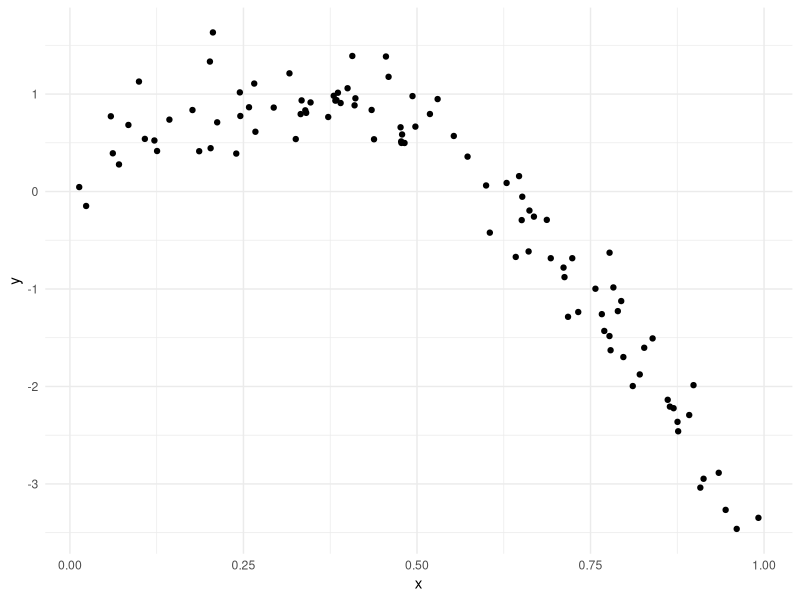
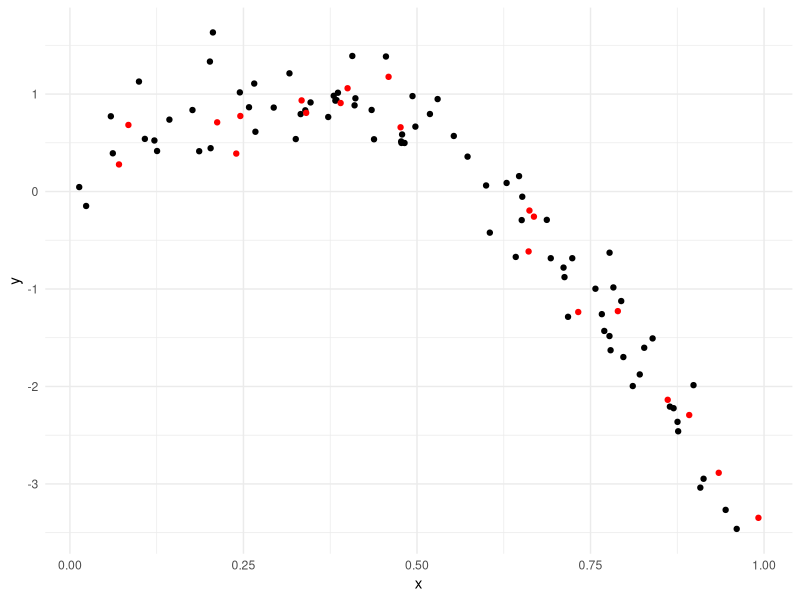
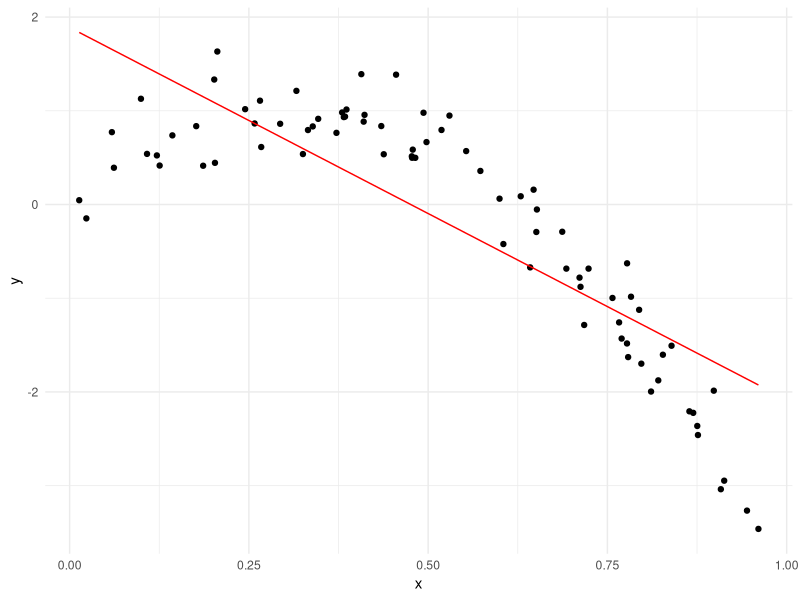
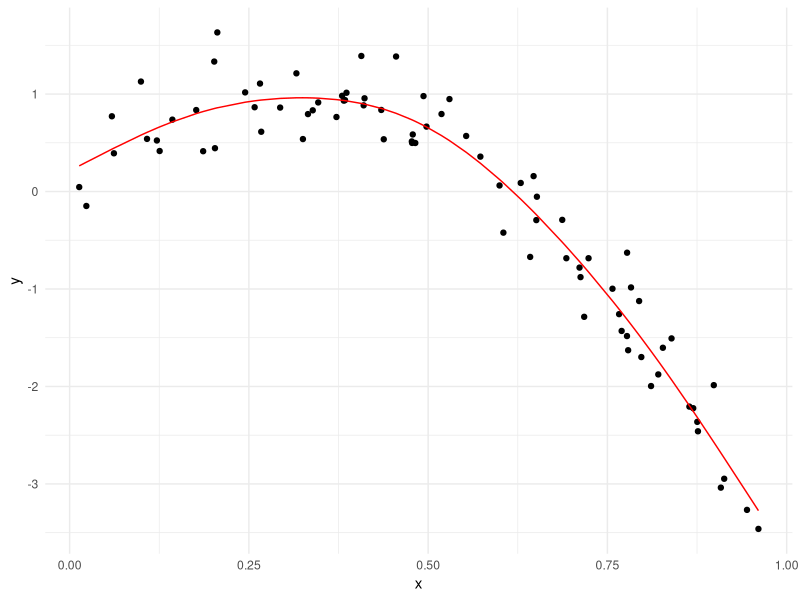
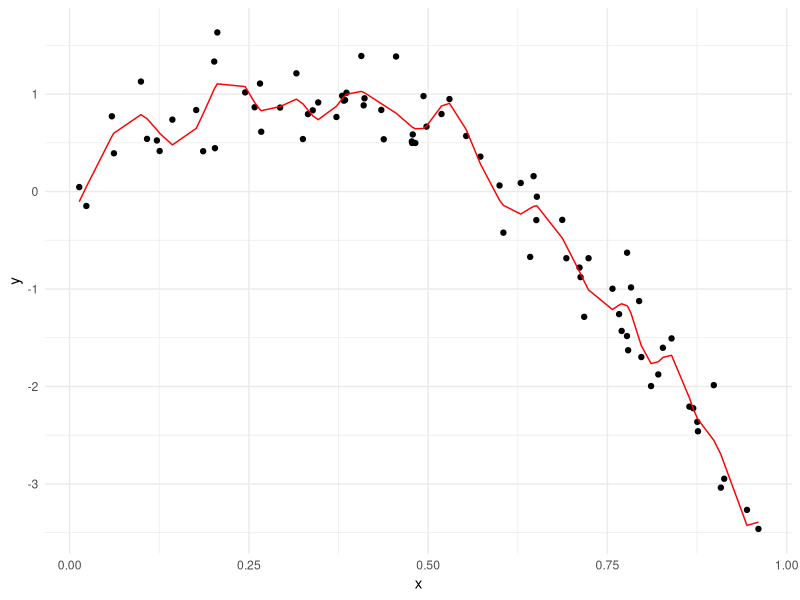
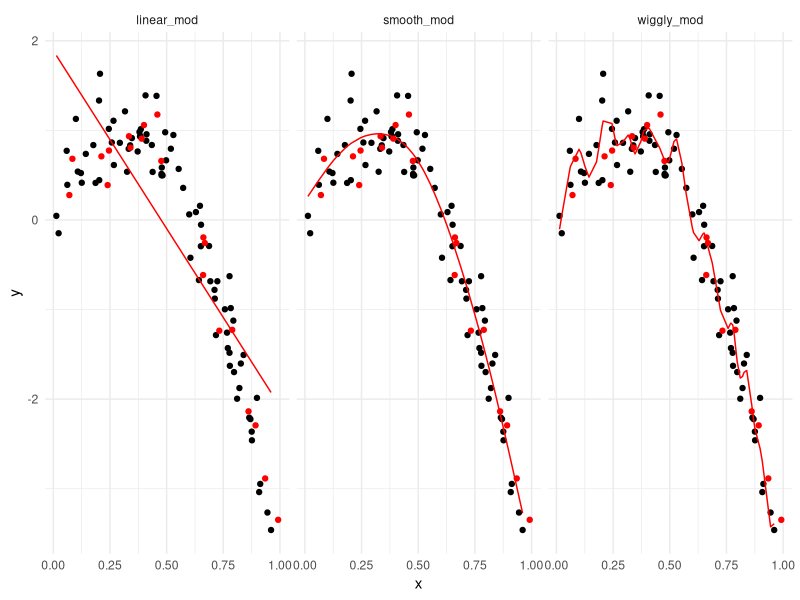

The R script that drew these images, in order:
## ---- chunk 1
library(tidyverse)
library(modelr)
library(mgcv)

knitr::opts_chunk$set(
	echo = TRUE,
	warning = FALSE,
	message = FALSE, 
  dpi = 300,
  out.width = "90%"
)
theme_set(theme_minimal() + theme(legend.position = "bottom"))
options(
  ggplot2.continuous.colour = "viridis",
  ggplot2.continuous.fill = "viridis"
)
scale_colour_discrete = scale_colour_viridis_d
scale_fill_discrete = scale_fill_viridis_d
## ---- chunk 2
set.seed(1)
## ---- chunk 3
# generate data
nonlin_df = 
  tibble(
    id = 1:100,
    x = runif(100, 0, 1),
    y = 1 - 10 * (x - .3) ^ 2 + rnorm(100, 0, .3)
  )

nonlin_df %>% 
  ggplot(aes(x = x, y = y)) + 
  geom_point()
## ---- chunk 4
# split data
train_df = sample_n(nonlin_df, 80)
train_df

test_df = anti_join(nonlin_df, train_df, by = "id")
test_df
## ---- chunk 5
train_df %>% 
  ggplot(aes(x = x, y = y)) + 
  geom_point() + 
  geom_point(data = test_df, color = "red")
## ---- chunk 6
linear_mod = lm(y ~ x, data = train_df)
smooth_mod = mgcv::gam(y ~ s(x), data = train_df)
wiggly_mod = mgcv::gam(y ~ s(x, k = 30), sp = 10e-6, data = train_df)
## ---- chunk 7
train_df %>% 
  add_predictions(linear_mod) %>% 
  ggplot(aes(x = x, y = y)) + 
  geom_point() + 
  geom_line(aes(y = pred), color = "red")

train_df %>% 
  add_predictions(smooth_mod) %>% 
  ggplot(aes(x = x, y = y)) + 
  geom_point() + 
  geom_line(aes(y = pred), color = "red")

train_df %>% 
  add_predictions(wiggly_mod) %>% 
  ggplot(aes(x = x, y = y)) + 
  geom_point() + 
  geom_line(aes(y = pred), color = "red")

train_df %>% 
  gather_predictions(linear_mod, smooth_mod, wiggly_mod) %>% 
  mutate(model = fct_inorder(model)) %>% 
  ggplot(aes(x = x, y = y)) + 
  geom_point() + 
  geom_point(data = test_df, color = "red") +
  geom_line(aes(y = pred), color = "red") + 
  facet_wrap(~model)
## ---- chunk 8
# make predictions
test_df %>% add_predictions(linear_mod)

# calculate and compare RMSE (lower is better)
rmse(linear_mod, test_df)
rmse(smooth_mod, test_df)
rmse(wiggly_mod, test_df)
## ---- chunk 9
cv_df = 
  crossv_mc(nonlin_df, 100)

# quick view of train[1]
cv_df %>% 
  pull(train) %>% 
  .[[1]] %>% as.tibble()

cv_df = 
  cv_df %>% 
  mutate(
    train = map(train, as.tibble),
    test = map(test, as.tibble)
  ) %>% 
  mutate(
    linear_fits = map(.x = train, ~lm(y ~ x, data = .x)) 
  )
  
cv_df
